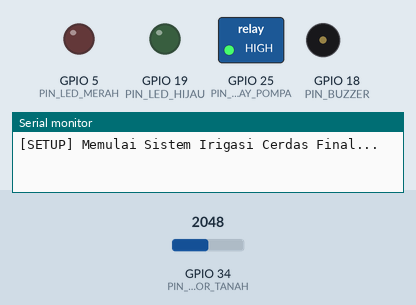
This sketch was run on a simulated ESP32. On the bench: switched loads named in the sketch (green lamp = pin HIGH), output pins drawn as LEDs (lit = HIGH), buzzer (waves = sounding, pin HIGH), the last lines printed to the serial monitor. The test bench sets the inputs (shaded band); at power-on: GPIO 34 (PIN_SENSOR_TANAH) = 2048. WiFi joins after 1.5 s; servers stay silent unless stated.

Above: at 4.0 s.
4.1 s: GPIO 34 (PIN_SENSOR_TANAH) set to 2508
At 5.5 s:
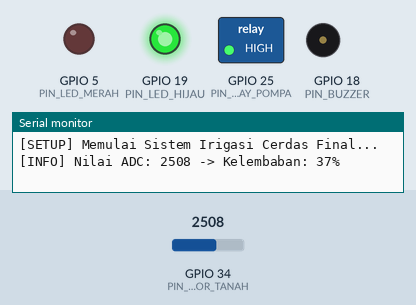
6.3 s: GPIO 34 (PIN_SENSOR_TANAH) set to 2567
At 7.1 s:
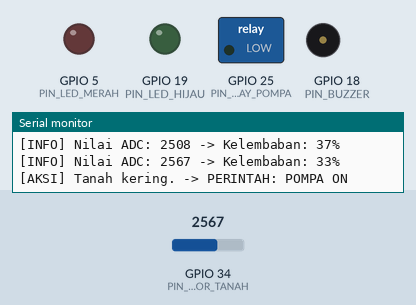
At 9.7 s:
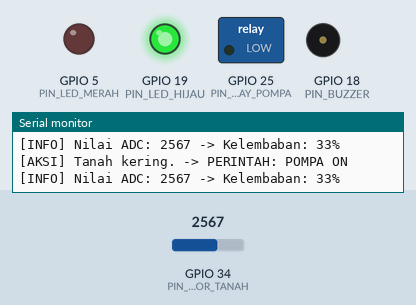
Timing chart, 0 to 26.3 s (numbered marks = the images above; inputs shaded):
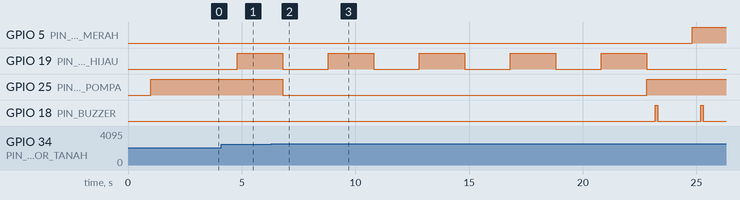

The sketch:

sketch_SistemIrigasiCerdas_SemiOtomatis.ino
```cpp
/*
  ==============================================================
  SISTEM IRIGASI CERDAS - SEMI OTOMATIS
  Muhammad Fadlan - 2207431057
  ==============================================================
  note:
  - Pin Relay dipindah ke 25 untuk menghindari potensi kerusakan di pin 26.
  - VCC Relay WAJIB disambungkan ke 3.3V ESP32 untuk menyamakan level logika.
  - Alarm dibuat non-blocking agar tidak mengganggu komunikasi Blynk.
*/

// --- PENGATURAN BLYNK & WIFI ---
#define BLYNK_TEMPLATE_ID "TMPL6uk1tF4SB"
#define BLYNK_TEMPLATE_NAME "Sistem Irigasi Cerdas"
#define BLYNK_AUTH_TOKEN    "FPchqOpA97507CoM_VBhMmFm18yB_gWQ"
#define BLYNK_PRINT Serial

#include <WiFi.h>
#include <BlynkSimpleEsp32.h>

// setup wifi
char ssid[] = "Fanara";
char pass[] = "wanda023005";

// --- PENGATURAN PINOUT (FINAL) ---
const int PIN_SENSOR_TANAH = 34;
const int PIN_RELAY_POMPA  = 25; // PIN DIPINDAHKAN!
const int PIN_LED_HIJAU    = 19;
const int PIN_LED_MERAH    = 5;
const int PIN_BUZZER       = 18;

// --- PENGATURAN LOGIKA & KALIBRASI (SESUAIKAN HASIL TES-MU!) ---
const int NILAI_SENSOR_UDARA = 3100; // Ganti dengan nilai ADC saat sensor di udara!
const int NILAI_SENSOR_AIR   = 1500; // Ganti dengan nilai ADC saat sensor terendam air!

const int POMPA_ON  = LOW;
const int POMPA_OFF = HIGH;

const int THRESHOLD_KERING   = 35;
const int THRESHOLD_BASAH    = 75;
const long DURASI_MAKS_SIRAM = 15 * 1000;

// --- VARIABEL GLOBAL ---
bool statusAirHabis = false;
bool pompaAktif     = false;
unsigned long waktuMulaiSiram = 0;
BlynkTimer timer;
int buzzerTimerId = -1;

// --- FUNGSI-FUNGSI ---

void bunyikanAlarm() {
  digitalWrite(PIN_BUZZER, HIGH);
  timer.setTimeout(100L, []() {
    digitalWrite(PIN_BUZZER, LOW);
  });
}

BLYNK_WRITE(V3) {
  Serial.println("\n>>> Tombol Reset V3 DITERIMA oleh ESP32! <<<\n");
  if (param.asInt() == 1 && statusAirHabis) {
    statusAirHabis = false;
    if (buzzerTimerId != -1) {
      timer.disable(buzzerTimerId);
      buzzerTimerId = -1;
    }
    digitalWrite(PIN_LED_MERAH, LOW);
    digitalWrite(PIN_BUZZER, LOW);
    digitalWrite(PIN_LED_HIJAU, HIGH);
    Blynk.virtualWrite(V1, "Normal");
    Serial.println(">>> [RESET] Mode Darurat DISETEL ULANG. Sistem kembali normal. <<<\n");
  }
}

void cekKelembabanDanSiram() {
  if (statusAirHabis) {
    digitalWrite(PIN_RELAY_POMPA, POMPA_OFF);
    digitalWrite(PIN_LED_HIJAU, LOW);
    digitalWrite(PIN_LED_MERAH, HIGH);
    Serial.println("[DARURAT] Sistem terkunci. Pompa OFF. Tunggu reset...");
    return;
  }

  int nilaiSensor = analogRead(PIN_SENSOR_TANAH);
  int kelembaban = map(nilaiSensor, NILAI_SENSOR_UDARA, NILAI_SENSOR_AIR, 0, 100);
  kelembaban = constrain(kelembaban, 0, 100);

  Blynk.virtualWrite(V0, kelembaban);
  Serial.print("[INFO] Nilai ADC: "); Serial.print(nilaiSensor); Serial.print(" -> Kelembaban: "); Serial.print(kelembaban); Serial.println("%");

  if (kelembaban < THRESHOLD_KERING && !pompaAktif) {
    Serial.println("[AKSI] Tanah kering. -> PERINTAH: POMPA ON");
    pompaAktif = true;
    waktuMulaiSiram = millis();
    digitalWrite(PIN_RELAY_POMPA, POMPA_ON);
    Blynk.virtualWrite(V1, "Menyiram...");
    Blynk.virtualWrite(V2, 255);
  }
  else if (kelembaban >= THRESHOLD_BASAH && pompaAktif) {
    Serial.println("[AKSI] Tanah basah. -> PERINTAH: POMPA OFF");
    pompaAktif = false;
    digitalWrite(PIN_RELAY_POMPA, POMPA_OFF);
    Blynk.virtualWrite(V1, "Normal");
    Blynk.virtualWrite(V2, 0);
  }

  if (pompaAktif) {
    digitalWrite(PIN_LED_HIJAU, !digitalRead(PIN_LED_HIJAU));
    if (millis() - waktuMulaiSiram > DURASI_MAKS_SIRAM) {
      Serial.println("\n!!! [PERINGATAN] Timer Keamanan Tercapai. Mengaktifkan Mode Darurat !!!\n");
      statusAirHabis = true;
      pompaAktif = false;
      digitalWrite(PIN_RELAY_POMPA, POMPA_OFF);
      Blynk.virtualWrite(V1, "AIR HABIS!");
      Blynk.virtualWrite(V2, 0);
      Blynk.logEvent("air_habis", "Sistem mendeteksi air kemungkinan habis.");
      if (buzzerTimerId == -1) {
        buzzerTimerId = timer.setInterval(2000L, bunyikanAlarm);
      }
    }
  } else {
    digitalWrite(PIN_LED_HIJAU, HIGH);
  }
}

void setup() {
  Serial.begin(115200);
  delay(1000);
  Serial.println("\n\n[SETUP] Memulai Sistem Irigasi Cerdas Final...");
  pinMode(PIN_RELAY_POMPA, OUTPUT);
  pinMode(PIN_LED_HIJAU, OUTPUT);
  pinMode(PIN_LED_MERAH, OUTPUT);
  pinMode(PIN_BUZZER, OUTPUT);
  digitalWrite(PIN_RELAY_POMPA, POMPA_OFF);
  Blynk.begin(BLYNK_AUTH_TOKEN, ssid, pass);
  timer.setInterval(2000L, cekKelembabanDanSiram);
}

void loop() {
  Blynk.run();
  timer.run();
}
```

Measured:
- the behaviour switches between 2540 and 2541 on GPIO 34 (PIN_SENSOR_TANAH) (found by bisection; images 1 and 2)
- after the input at 6.3 s, GPIO 5 (PIN_LED_MERAH): LOW → HIGH after 18.5 s; GPIO 19 (PIN_LED_HIJAU): alternates HIGH for 2.0 s and LOW for 2.0 s, 9 changes in all, then stays LOW, starting after 0.51 s
